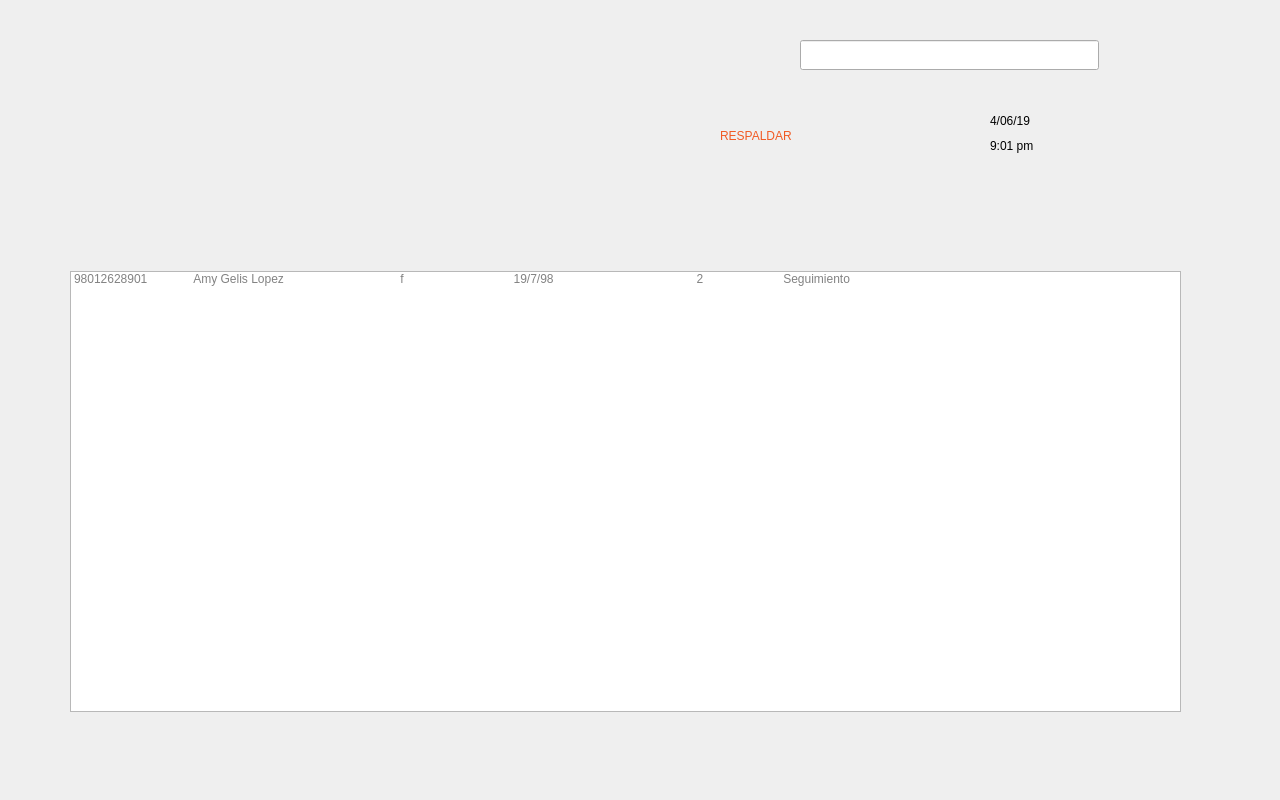
   <widget class="QWidget" name="widget_pant_base_de_Datos" native="true">
    <property name="enabled">
     <bool>true</bool>
    </property>
    <property name="geometry">
     <rect>
      <x>2590</x>
      <y>250</y>
      <width>1280</width>
      <height>800</height>
     </rect>
    </property>
    <property name="styleSheet">
     <string notr="true">border-image: url(:/icons/pantalla_secundaria.png);</string>
    </property>
    <widget class="QListWidget" name="lw_pant_base_de_datos_pacientes">
     <property name="enabled">
      <bool>true</bool>
     </property>
     <property name="geometry">
      <rect>
       <x>70</x>
       <y>271</y>
       <width>1111</width>
       <height>441</height>
      </rect>
     </property>
     <property name="styleSheet">
      <string notr="true">border-image: url(:/icons/fondo_transparente.png);
color: rgb(130, 130, 130);
font: 57 15pt &quot;Alegreya Sans Medium&quot;;</string>
     </property>
     <item>
      <property name="text">
       <string>98012628901              Amy Gelis Lopez                                   f                                 19/7/98                                           2                        Seguimiento</string>
      </property>
     </item>
    </widget>
    <widget class="QLabel" name="label_90">
     <property name="geometry">
      <rect>
       <x>450</x>
       <y>160</y>
       <width>125</width>
       <height>5</height>
      </rect>
     </property>
     <property name="styleSheet">
      <string notr="true">border-image: url(:/icons/filete.png);</string>
     </property>
     <property name="text">
      <string/>
     </property>
    </widget>
    <widget class="QLineEdit" name="le_pant_base_de_datos_buscar">
     <property name="geometry">
      <rect>
       <x>800</x>
       <y>40</y>
       <width>299</width>
       <height>30</height>
      </rect>
     </property>
     <property name="styleSheet">
      <string notr="true">color: rgb(255, 255, 255);
border-image: url(:/icons/pantalla_secundaria_buscar.png);
font: 57 italic 18pt &quot;Alegreya Sans Medium&quot;;</string>
     </property>
    </widget>
    <widget class="QLabel_Button" name="pb_pant_base_de_datos_menu_2">
     <property name="geometry">
      <rect>
       <x>1150</x>
       <y>0</y>
       <width>131</width>
       <height>81</height>
      </rect>
     </property>
     <property name="styleSheet">
      <string notr="true">
border-image: url(:/icons/fondo_transparente.png);</string>
     </property>
     <property name="text">
      <string/>
     </property>
    </widget>
    <widget class="QLabel_Button" name="pb_pant_base_de_datos_menu">
     <property name="geometry">
      <rect>
       <x>1230</x>
       <y>30</y>
       <width>6</width>
       <height>27</height>
      </rect>
     </property>
     <property name="styleSheet">
      <string notr="true">
border-image: url(:/icons/boton_menu.png);</string>
     </property>
     <property name="text">
      <string/>
     </property>
    </widget>
    <widget class="QLabel_Button" name="pb_pant_base_de_datos_buscar">
     <property name="geometry">
      <rect>
       <x>1058</x>
       <y>30</y>
       <width>32</width>
       <height>29</height>
      </rect>
     </property>
     <property name="styleSheet">
      <string notr="true">
border-image: url(:/icons/icono_2.png);</string>
     </property>
     <property name="text">
      <string/>
     </property>
    </widget>
    <widget class="QLabel_Button" name="pb_pant_base_de_datos_hora">
     <property name="geometry">
      <rect>
       <x>990</x>
       <y>130</y>
       <width>121</width>
       <height>31</height>
      </rect>
     </property>
     <property name="styleSheet">
      <string notr="true">font: 16pt &quot;Alegreya Sans&quot;;
border-image: url(:/icons/fondo_transparente.png);
color: gb(0, 0, 0);</string>
     </property>
     <property name="text">
      <string>9:01 pm</string>
     </property>
    </widget>
    <widget class="QLabel_Button" name="pb_pant_base_de_datos_fecha">
     <property name="geometry">
      <rect>
       <x>990</x>
       <y>110</y>
       <width>121</width>
       <height>21</height>
      </rect>
     </property>
     <property name="styleSheet">
      <string notr="true">font: 16pt &quot;Alegreya Sans&quot;;
border-image: url(:/icons/fondo_transparente.png);
color: gb(0, 0, 0);</string>
     </property>
     <property name="text">
      <string>4/06/19</string>
     </property>
    </widget>
    <widget class="QLabel_Button" name="pb_pant_base_de_datos_nuevo_2">
     <property name="geometry">
      <rect>
       <x>110</x>
       <y>90</y>
       <width>271</width>
       <height>81</height>
      </rect>
     </property>
     <property name="styleSheet">
      <string notr="true">
border-image: url(:/icons/fondo_transparente.png);</string>
     </property>
     <property name="text">
      <string/>
     </property>
    </widget>
    <widget class="QLabel_Button" name="pb_pant_base_de_datos_nuevo">
     <property name="geometry">
      <rect>
       <x>232</x>
       <y>120</y>
       <width>114</width>
       <height>35</height>
      </rect>
     </property>
     <property name="styleSheet">
      <string notr="true">border-image: url(:/icons/boton_1.png);</string>
     </property>
     <property name="text">
      <string/>
     </property>
    </widget>
    <widget class="QLabel_Button" name="pb_pant_base_de_datos_base_Datos">
     <property name="geometry">
      <rect>
       <x>410</x>
       <y>120</y>
       <width>209</width>
       <height>35</height>
      </rect>
     </property>
     <property name="styleSheet">
      <string notr="true">border-image: url(:/icons/boton_2.png);</string>
     </property>
     <property name="text">
      <string/>
     </property>
    </widget>
    <widget class="QLabel_Button" name="pb_pant_base_de_datos_respaldar">
     <property name="geometry">
      <rect>
       <x>720</x>
       <y>90</y>
       <width>241</width>
       <height>91</height>
      </rect>
     </property>
     <property name="styleSheet">
      <string notr="true">font: 81 19pt &quot;Alegreya Sans SC ExtraBold&quot;;
color: rgb(0, 0, 0);
border-image: url(:/icons/fondo_transparente.png);
color: rgb(241, 90, 36);</string>
     </property>
     <property name="text">
      <string>RESPALDAR</string>
     </property>
    </widget>
   </widget>
